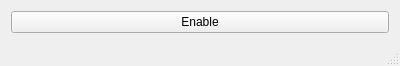
<?xml version="1.0" encoding="UTF-8"?>
<ui version="4.0">
 <class>MainWindow</class>
 <widget class="QMainWindow" name="MainWindow">
  <property name="geometry">
   <rect>
    <x>0</x>
    <y>0</y>
    <width>400</width>
    <height>65</height>
   </rect>
  </property>
  <property name="windowTitle">
   <string>MainWindow</string>
  </property>
  <widget class="QWidget" name="centralWidget">
   <layout class="QVBoxLayout" name="verticalLayout">
    <item>
     <widget class="QPushButton" name="mButton">
      <property name="text">
       <string>Enable</string>
      </property>
      <property name="checkable">
       <bool>true</bool>
      </property>
     </widget>
    </item>
   </layout>
  </widget>
  <widget class="QStatusBar" name="mStatusBar"/>
 </widget>
 <layoutdefault spacing="6" margin="11"/>
 <resources/>
 <connections/>
</ui>
